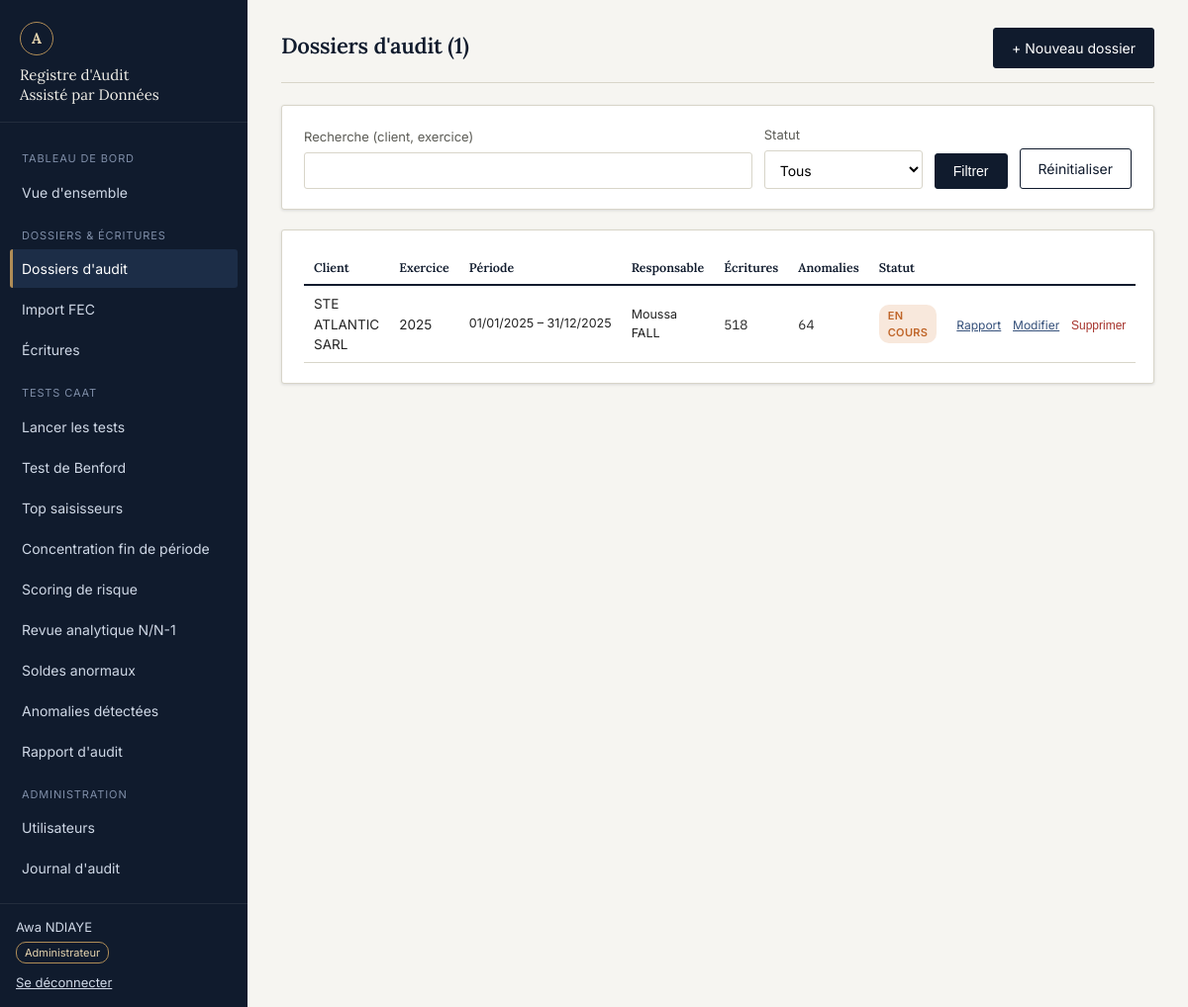
/modules/dossiers/liste.php (signed in), run on the app's committed database.
### tables this page shows
CREATE TABLE dossiers_audit (
    id              INT AUTO_INCREMENT PRIMARY KEY,
    nom_client      VARCHAR(150) NOT NULL,
    exercice        VARCHAR(9) NOT NULL,              
    date_debut      DATE NOT NULL,
    date_fin        DATE NOT NULL,
    statut          ENUM('ouvert','en_cours','cloture') NOT NULL DEFAULT 'ouvert',
    utilisateur_id  INT NOT NULL,                     
    date_creation   DATETIME NOT NULL DEFAULT CURRENT_TIMESTAMP,
    CONSTRAINT fk_dossiers_utilisateur FOREIGN KEY (utilisateur_id) REFERENCES utilisateurs(id)
        ON UPDATE CASCADE ON DELETE RESTRICT
);

CREATE TABLE utilisateurs (
    id                  INT AUTO_INCREMENT PRIMARY KEY,
    nom                 VARCHAR(80) NOT NULL,
    prenom              VARCHAR(80) NOT NULL,
    email               VARCHAR(150) NOT NULL UNIQUE,
    mot_de_passe_hash   VARCHAR(255) NOT NULL,        
    role_id             INT NOT NULL,
    actif               TINYINT(1) NOT NULL DEFAULT 1,
    derniere_connexion  DATETIME NULL,
    date_creation       DATETIME NOT NULL DEFAULT CURRENT_TIMESTAMP,
    CONSTRAINT fk_utilisateurs_role FOREIGN KEY (role_id) REFERENCES roles(id)
        ON UPDATE CASCADE ON DELETE RESTRICT
);

### includes/auth.php (called while the page is built, shortened)
<?php
function utilisateurCourant(): ?array
{
    return $_SESSION['utilisateur'] ?? null;
}

### modules/dossiers/liste.php (the view, shortened to what this page needs)
<?php
require_once __DIR__ . '/../../includes/auth.php';
$pdo = Database::getConnexion();
$fRecherche = trim((string) ($_GET['q'] ?? ''));
$conditions = [];
$params = [];
$where = $conditions ? ('WHERE ' . implode(' AND ', $conditions)) : '';
$parPage = 20;
$page = max(1, filter_input(INPUT_GET, 'page', FILTER_VALIDATE_INT) ?: 1);
$offset = ($page - 1) * $parPage;
$stmtTotal = $pdo->prepare("SELECT COUNT(*) FROM dossiers_audit d $where");
$stmtTotal->execute($params);
$total = (int) $stmtTotal->fetchColumn();
$sql = "SELECT d.*, u.nom AS resp_nom, u.prenom AS resp_prenom,
               (SELECT COUNT(*) FROM ecritures e JOIN fichiers_fec f ON f.id = e.fec_id WHERE f.dossier_id = d.id) AS nb_ecritures,
               (SELECT COUNT(*) FROM anomalies a WHERE a.dossier_id = d.id) AS nb_anomalies
        FROM dossiers_audit d
        LEFT JOIN utilisateurs u ON u.id = d.utilisateur_id
        $where
        ORDER BY d.nom_client, d.exercice DESC
        LIMIT :limite OFFSET :offset";
$stmt = $pdo->prepare($sql);
$stmt->bindValue('limite', $parPage, PDO::PARAM_INT);
$stmt->bindValue('offset', $offset, PDO::PARAM_INT);
$stmt->execute();
$dossiers = $stmt->fetchAll();
$libellesStatut = ['ouvert' => 'Ouvert', 'en_cours' => 'En cours', 'cloture' => 'Clôturé'];
$classeStatut = ['ouvert' => 'badge-moyenne', 'en_cours' => 'badge-elevee', 'cloture' => 'badge-ok'];
require __DIR__ . '/../../includes/header.php';
?>
<div class="app-shell">
  <?php require __DIR__ . '/../../includes/sidebar.php'; ?>
  <div class="contenu">
    <div class="topbar">
      <h1 style="margin:0;font-size:22px;">Dossiers d'audit (<?= $total ?>)</h1>
      <?php if (in_array($role, ['ADMIN', 'AVANCE'], true)): ?>
        <a class="btn" href="formulaire.php">+ Nouveau dossier</a>
      <?php endif; ?>
    </div>
    <div class="carte">
      <form method="get" style="display:flex;gap:12px;flex-wrap:wrap;align-items:flex-end;">
        <div class="champ" style="flex:1;min-width:220px;margin-bottom:0;">
          <label for="q">Recherche (client, exercice)</label>
          <input type="text" name="q" id="q" value="<?= htmlspecialchars($fRecherche, ENT_QUOTES, 'UTF-8') ?>">
        </div>
        <div class="champ" style="min-width:160px;margin-bottom:0;">
          <label for="statut">Statut</label>
          <select name="statut" id="statut">
            <option value="">Tous</option>
          </select>
        </div>
        <button type="submit" class="btn">Filtrer</button>
        <a href="?" class="btn btn-secondaire">Réinitialiser</a>
      </form>
    </div>
    <div class="carte">
      <table class="table-audit">
        <thead>
          <tr><th>Client</th><th>Exercice</th><th>Période</th><th>Responsable</th><th>Écritures</th><th>Anomalies</th><th>Statut</th><th></th></tr>
        </thead>
        <tbody>
          <?php foreach ($dossiers as $d): ?>
            <tr>
              <td><?= htmlspecialchars($d['nom_client'], ENT_QUOTES, 'UTF-8') ?></td>
              <td><?= htmlspecialchars($d['exercice'], ENT_QUOTES, 'UTF-8') ?></td>
              <td style="font-size:12.5px;white-space:nowrap;"><?= date('d/m/Y', strtotime($d['date_debut'])) ?> – <?= date('d/m/Y', strtotime($d['date_fin'])) ?></td>
              <td style="font-size:12.5px;"><?= $d['resp_nom'] ? htmlspecialchars($d['resp_prenom'] . ' ' . $d['resp_nom'], ENT_QUOTES, 'UTF-8') : '—' ?></td>
              <td class="montant"><?= number_format((int) $d['nb_ecritures'], 0, ',', ' ') ?></td>
              <td class="montant"><?= (int) $d['nb_anomalies'] ?></td>
              <td><span class="badge <?= $classeStatut[$d['statut']] ?>"><?= $libellesStatut[$d['statut']] ?></span></td>
              <td style="white-space:nowrap;">
                <a href="<?= BASE_URL ?>/modules/rapport/rapport.php?dossier_id=<?= (int) $d['id'] ?>" style="font-size:12px;margin-right:8px;">Rapport</a>
                <?php if (in_array($role, ['ADMIN', 'AVANCE'], true)): ?>
                  <a href="formulaire.php?id=<?= (int) $d['id'] ?>" style="font-size:12px;margin-right:8px;">Modifier</a>
                <?php endif; ?>
                <?php if ($role === 'ADMIN'): ?>
                  <form method="post" action="supprimer.php" style="display:inline;" onsubmit="return confirm('Supprimer définitivement ce dossier et TOUTES ses données (écritures, anomalies) ? Cette action est irréversible.');">
                    <button type="submit" style="font-size:12px;background:none;border:none;color:var(--risque-critique);cursor:pointer;padding:0;">Supprimer</button>
                  </form>
                <?php endif; ?>
              </td>
            </tr>
          <?php endforeach; ?>
        </tbody>
      </table>
    </div>
  </div>
</div>
<?php require __DIR__ . '/../../includes/footer.php'; ?>

### assets/css/style.css (style rules this page uses)
:root { --encre-900: #101b2d; --encre-700: #1c2d47; --encre-500: #35507a; --papier: #f6f5f1; --papier-2: #ecebe4; --ligne: #d8d5c9; --texte: #232323; --texte-att: #5c5c56; --or: #b08d57; --or-clair: #e4d3ae; --risque-critique: #a5312a; --risque-elevee: #c0662a; --risque-moyenne: #b3901c; --risque-faible: #5f7a5f; --ok: #3d6b4f; --rayon: 3px; --ombre: 0 1px 3px rgba(16, 27, 45, 0.12); }
* { box-sizing: border-box; }
body { margin: 0; background: var(--papier); color: var(--texte); font-family: 'Inter', system-ui, -apple-system, sans-serif; font-size: 15px; line-height: 1.5; }
h1, h2, h3, .titre-serif { font-family: 'Lora', Georgia, serif; color: var(--encre-900); font-weight: 600; letter-spacing: -0.01em; }
.chiffre, table td.montant, .stat-valeur { font-family: 'IBM Plex Mono', 'Courier New', monospace; font-variant-numeric: tabular-nums; }
a { color: var(--encre-500); }
.app-shell { display: flex; min-height: 100vh; }
.contenu { flex: 1; min-width: 0; padding: 28px 34px 50px; }
.topbar { display: flex; justify-content: space-between; align-items: baseline; margin-bottom: 22px; border-bottom: 1px solid var(--ligne); padding-bottom: 14px; }
.carte { background: #fff; border: 1px solid var(--ligne); border-radius: var(--rayon); box-shadow: var(--ombre); padding: 20px 22px; margin-bottom: 20px; }
.badge { display: inline-block; font-size: 11px; font-weight: 600; padding: 3px 9px; border-radius: 10px; text-transform: uppercase; letter-spacing: 0.03em; }
.badge-elevee { background: #f8e8dc; color: var(--risque-elevee); }
table.table-audit { width: 100%; border-collapse: collapse; font-size: 13.5px; }
table.table-audit th { text-align: left; font-family: 'Lora', serif; font-weight: 600; font-size: 12.5px; color: var(--encre-900); border-bottom: 2px solid var(--encre-900); padding: 8px 10px; }
table.table-audit td { padding: 8px 10px; border-bottom: 1px solid var(--ligne); }
.btn { display: inline-block; padding: 9px 18px; border-radius: var(--rayon); border: 1px solid var(--encre-900); background: var(--encre-900); color: #fff; font-size: 14px; cursor: pointer; text-decoration: none; }
.btn-secondaire { background: transparent; color: var(--encre-900); }
.champ { margin-bottom: 16px; }
.champ label { display: block; font-size: 13px; color: var(--texte-att); margin-bottom: 5px; }
.champ input, .champ select { width: 100%; padding: 9px 11px; border: 1px solid var(--ligne); border-radius: var(--rayon); font-size: 14px; font-family: inherit; background: #fff; }

### data on the page
dossiers_audit: nom_client "STE ATLANTIC SARL", exercice "2025", date_debut "01/01/2025", date_fin "31/12/2025", utilisateur.nom "Moussa FALL", nb_ecritures "518", nb_anomalies "64", statut "EN COURS"

### other printed values
$u['prenom'] . ' ' . $u['nom'] "Awa NDIAYE"
$u['role_libelle'] "Administrateur"
$total "1"
